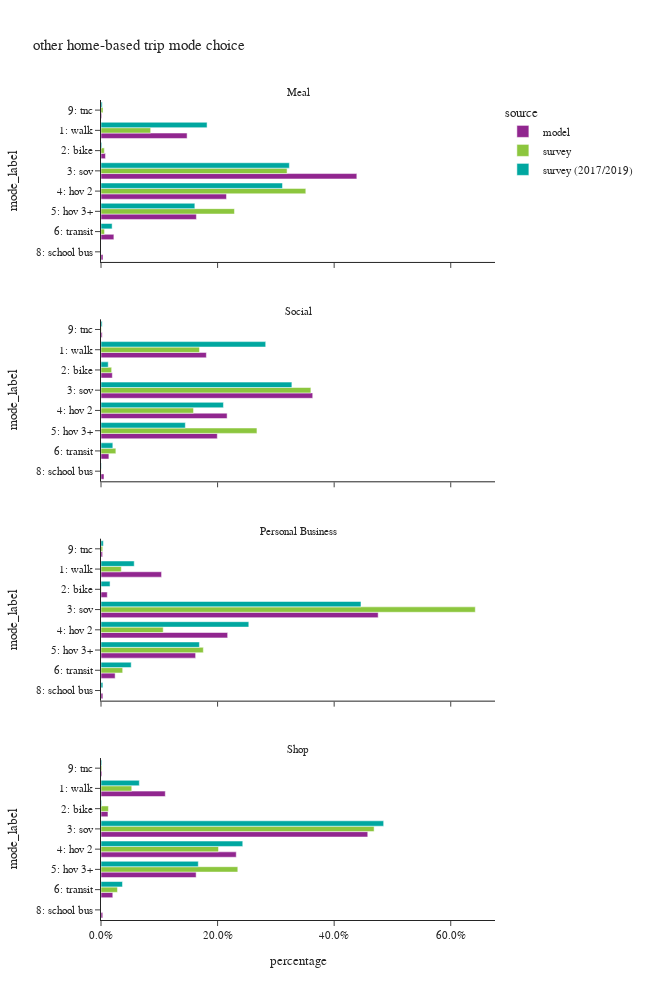

Notebook cell for this chart:
### Code cell
df_plot = hb_trip.groupby(['source','dpurp_label','mode_label'])['trexpfac'].sum().reset_index()
df_plot['percentage'] = df_plot.groupby(['source','dpurp_label'], group_keys=False)['trexpfac']. \
    apply(lambda x: x / float(x.sum()))

df_plot_ct = hb_trip.groupby(['source','dpurp_label','mode_label'])['trexpfac'].count().reset_index(). \
    rename(columns={'trexpfac':'sample count'})
df_plot = df_plot.merge(df_plot_ct, on=['source','dpurp_label','mode_label'])

fig = px.bar(df_plot.sort_values(['mode_label']),
             x="percentage", y="mode_label", color="source",barmode="group",
             facet_col='dpurp_label', facet_col_wrap=1, orientation='h',
             hover_data=['sample count'],
             category_orders={"mode_label":["1: walk","2: bike","3: sov","4: hov 2","5: hov 3+","6: transit",
                                               "8: school bus","9: other–survey only"]},
             title="other home-based trip mode choice")
fig.update_layout(height=1000, width=650)
fig.for_each_annotation(lambda a: a.update(text = a.text.split("=")[-1]))
fig.for_each_xaxis(lambda a: a.update(tickformat = ".1%"))
fig.show()

### Figure 1 — Plotly figure (JSON) as saved in the notebook; plotly's stock layout.template omitted (floating-point values rounded to 4 significant figures)
{"data": [{"alignmentgroup": "True", "customdata": [[1778], [92], [5283], [2591], [1970], [266], [42], [15]], "hovertemplate": "source=model<br>dpurp_label=Meal<br>percentage=%{x}<br>mode_label=%{y}<br>sample count=%{customdata[0]}<extra></extra>", "legendgroup": "model", "marker": {"color": "#91268F", "pattern": {"shape": ""}}, "name": "model", "offsetgroup": "model", "orientation": "h", "showlegend": true, "textposition": "auto", "type": "bar", "x": [0.1477, 0.007643, 0.4389, 0.2153, 0.1637, 0.0221, 0.003489, 0.001246], "xaxis": "x4", "y": ["1: walk", "2: bike", "3: sov", "4: hov 2", "5: hov 3+", "6: transit", "8: school bus", "9: tnc"], "yaxis": "y4"}, {"alignmentgroup": "True", "customdata": [[4035], [434], [8108], [4829], [4453], [302], [115], [45]], "hovertemplate": "source=model<br>dpurp_label=Social<br>percentage=%{x}<br>mode_label=%{y}<br>sample count=%{customdata[0]}<extra></extra>", "legendgroup": "model", "marker": {"color": "#91268F", "pattern": {"shape": ""}}, "name": "model", "offsetgroup": "model", "orientation": "h", "showlegend": false, "textposition": "auto", "type": "bar", "x": [0.1808, 0.01944, 0.3632, 0.2163, 0.1995, 0.01353, 0.005152, 0.002016], "xaxis": "x3", "y": ["1: walk", "2: bike", "3: sov", "4: hov 2", "5: hov 3+", "6: transit", "8: school bus", "9: tnc"], "yaxis": "y3"}, {"alignmentgroup": "True", "customdata": [[870], [90], [3981], [1819], [1359], [203], [27], [23]], "hovertemplate": "source=model<br>dpurp_label=Personal Business<br>percentage=%{x}<br>mode_label=%{y}<br>sample count=%{customdata[0]}<extra></extra>", "legendgroup": "model", "marker": {"color": "#91268F", "pattern": {"shape": ""}}, "name": "model", "offsetgroup": "model", "orientation": "h", "showlegend": false, "textposition": "auto", "type": "bar", "x": [0.1039, 0.01075, 0.4755, 0.2173, 0.1623, 0.02425, 0.003225, 0.002747], "xaxis": "x2", "y": ["1: walk", "2: bike", "3: sov", "4: hov 2", "5: hov 3+", "6: transit", "8: school bus", "9: tnc"], "yaxis": "y2"}, {"alignmentgroup": "True", "customdata": [[1964], [213], [8148], [4131], [2906], [360], [54], [28]], "hovertemplate": "source=model<br>dpurp_label=Shop<br>percentage=%{x}<br>mode_label=%{y}<br>sample count=%{customdata[0]}<extra></extra>", "legendgroup": "model", "marker": {"color": "#91268F", "pattern": {"shape": ""}}, "name": "model", "offsetgroup": "model", "orientation": "h", "showlegend": false, "textposition": "auto", "type": "bar", "x": [0.1103, 0.01196, 0.4576, 0.232, 0.1632, 0.02022, 0.003033, 0.001573], "xaxis": "x", "y": ["1: walk", "2: bike", "3: sov", "4: hov 2", "5: hov 3+", "6: transit", "8: school bus", "9: tnc"], "yaxis": "y"}, {"alignmentgroup": "True", "customdata": [[309], [24], [366], [259], [155], [39], [1], [4]], "hovertemplate": "source=survey<br>dpurp_label=Meal<br>percentage=%{x}<br>mode_label=%{y}<br>sample count=%{customdata[0]}<extra></extra>", "legendgroup": "survey", "marker": {"color": "#8CC63E", "pattern": {"shape": ""}}, "name": "survey", "offsetgroup": "survey", "orientation": "h", "showlegend": true, "textposition": "auto", "type": "bar", "x": [0.08523, 0.005739, 0.3192, 0.3514, 0.229, 0.006036, 2.069e-05, 0.003439], "xaxis": "x4", "y": ["1: walk", "2: bike", "3: sov", "4: hov 2", "5: hov 3+", "6: transit", "8: school bus", "9: tnc"], "yaxis": "y4"}, {"alignmentgroup": "True", "customdata": [[839], [128], [963], [527], [377], [82], [4], [8]], "hovertemplate": "source=survey<br>dpurp_label=Social<br>percentage=%{x}<br>mode_label=%{y}<br>sample count=%{customdata[0]}<extra></extra>", "legendgroup": "survey", "marker": {"color": "#8CC63E", "pattern": {"shape": ""}}, "name": "survey", "offsetgroup": "survey", "orientation": "h", "showlegend": false, "textposition": "auto", "type": "bar", "x": [0.169, 0.01827, 0.3601, 0.1587, 0.2676, 0.0255, 0.0002345, 0.0006471], "xaxis": "x3", "y": ["1: walk", "2: bike", "3: sov", "4: hov 2", "5: hov 3+", "6: transit", "8: school bus", "9: tnc"], "yaxis": "y3"}, {"alignmentgroup": "True", "customdata": [[73], [8], [580], [194], [77], [68], [5]], "hovertemplate": "source=survey<br>dpurp_label=Personal Business<br>percentage=%{x}<br>mode_label=%{y}<br>sample count=%{customdata[0]}<extra></extra>", "legendgroup": "survey", "marker": {"color": "#8CC63E", "pattern": {"shape": ""}}, "name": "survey", "offsetgroup": "survey", "orientation": "h", "showlegend": false, "textposition": "auto", "type": "bar", "x": [0.03484, 0.000603, 0.6421, 0.1067, 0.1756, 0.03719, 0.002941], "xaxis": "x2", "y": ["1: walk", "2: bike", "3: sov", "4: hov 2", "5: hov 3+", "6: transit", "9: tnc"], "yaxis": "y2"}, {"alignmentgroup": "True", "customdata": [[338], [39], [975], [467], [181], [83], [2]], "hovertemplate": "source=survey<br>dpurp_label=Shop<br>percentage=%{x}<br>mode_label=%{y}<br>sample count=%{customdata[0]}<extra></extra>", "legendgroup": "survey", "marker": {"color": "#8CC63E", "pattern": {"shape": ""}}, "name": "survey", "offsetgroup": "survey", "orientation": "h", "showlegend": false, "textposition": "auto", "type": "bar", "x": [0.05276, 0.01274, 0.4685, 0.2016, 0.2347, 0.02824, 0.001435], "xaxis": "x", "y": ["1: walk", "2: bike", "3: sov", "4: hov 2", "5: hov 3+", "6: transit", "9: tnc"], "yaxis": "y"}, {"alignmentgroup": "True", "customdata": [[1034], [22], [562], [517], [270], [121], [24]], "hovertemplate": "source=survey (2017/2019)<br>dpurp_label=Meal<br>percentage=%{x}<br>mode_label=%{y}<br>sample count=%{customdata[0]}<extra></extra>", "legendgroup": "survey (2017/2019)", "marker": {"color": "#00A7A0", "pattern": {"shape": ""}}, "name": "survey (2017/2019)", "offsetgroup": "survey (2017/2019)", "orientation": "h", "showlegend": true, "textposition": "auto", "type": "bar", "x": [0.182, 0.001356, 0.3231, 0.3114, 0.161, 0.0191, 0.002069], "xaxis": "x4", "y": ["1: walk", "2: bike", "3: sov", "4: hov 2", "5: hov 3+", "6: transit", "9: tnc"], "yaxis": "y4"}, {"alignmentgroup": "True", "customdata": [[1703], [127], [1126], [681], [447], [287], [6], [29]], "hovertemplate": "source=survey (2017/2019)<br>dpurp_label=Social<br>percentage=%{x}<br>mode_label=%{y}<br>sample count=%{customdata[0]}<extra></extra>", "legendgroup": "survey (2017/2019)", "marker": {"color": "#00A7A0", "pattern": {"shape": ""}}, "name": "survey (2017/2019)", "offsetgroup": "survey (2017/2019)", "orientation": "h", "showlegend": false, "textposition": "auto", "type": "bar", "x": [0.2826, 0.01239, 0.3275, 0.2101, 0.1447, 0.0203, 0.0005894, 0.00197], "xaxis": "x3", "y": ["1: walk", "2: bike", "3: sov", "4: hov 2", "5: hov 3+", "6: transit", "8: school bus", "9: tnc"], "yaxis": "y3"}, {"alignmentgroup": "True", "customdata": [[583], [42], [1485], [743], [358], [330], [12], [20]], "hovertemplate": "source=survey (2017/2019)<br>dpurp_label=Personal Business<br>percentage=%{x}<br>mode_label=%{y}<br>sample count=%{customdata[0]}<extra></extra>", "legendgroup": "survey (2017/2019)", "marker": {"color": "#00A7A0", "pattern": {"shape": ""}}, "name": "survey (2017/2019)", "offsetgroup": "survey (2017/2019)", "orientation": "h", "showlegend": false, "textposition": "auto", "type": "bar", "x": [0.05699, 0.01555, 0.446, 0.2536, 0.1688, 0.05182, 0.003228, 0.004009], "xaxis": "x2", "y": ["1: walk", "2: bike", "3: sov", "4: hov 2", "5: hov 3+", "6: transit", "8: school bus", "9: tnc"], "yaxis": "y2"}, {"alignmentgroup": "True", "customdata": [[854], [43], [1768], [913], [374], [306], [5]], "hovertemplate": "source=survey (2017/2019)<br>dpurp_label=Shop<br>percentage=%{x}<br>mode_label=%{y}<br>sample count=%{customdata[0]}<extra></extra>", "legendgroup": "survey (2017/2019)", "marker": {"color": "#00A7A0", "pattern": {"shape": ""}}, "name": "survey (2017/2019)", "offsetgroup": "survey (2017/2019)", "orientation": "h", "showlegend": false, "textposition": "auto", "type": "bar", "x": [0.06575, 0.001021, 0.4849, 0.2432, 0.1669, 0.03685, 0.001336], "xaxis": "x", "y": ["1: walk", "2: bike", "3: sov", "4: hov 2", "5: hov 3+", "6: transit", "9: tnc"], "yaxis": "y"}], "layout": {"annotations": [{"font": {}, "showarrow": false, "text": "Shop", "x": 0.5, "xanchor": "center", "xref": "paper", "y": 0.1975, "yanchor": "bottom", "yref": "paper"}, {"font": {}, "showarrow": false, "text": "Personal Business", "x": 0.5, "xanchor": "center", "xref": "paper", "y": 0.465, "yanchor": "bottom", "yref": "paper"}, {"font": {}, "showarrow": false, "text": "Social", "x": 0.5, "xanchor": "center", "xref": "paper", "y": 0.7325, "yanchor": "bottom", "yref": "paper"}, {"font": {}, "showarrow": false, "text": "Meal", "x": 0.5, "xanchor": "center", "xref": "paper", "y": 1, "yanchor": "bottom", "yref": "paper"}], "barmode": "group", "height": 1000, "legend": {"title": {"text": "source"}, "tracegroupgap": 0}, "title": {"text": "other home-based trip mode choice"}, "width": 650, "xaxis": {"anchor": "y", "domain": [0, 1], "tickformat": ".1%", "title": {"text": "percentage"}}, "xaxis2": {"anchor": "y2", "domain": [0, 1], "matches": "x", "showticklabels": false, "tickformat": ".1%"}, "xaxis3": {"anchor": "y3", "domain": [0, 1], "matches": "x", "showticklabels": false, "tickformat": ".1%"}, "xaxis4": {"anchor": "y4", "domain": [0, 1], "matches": "x", "showticklabels": false, "tickformat": ".1%"}, "yaxis": {"anchor": "x", "categoryarray": ["9: other–survey only", "8: school bus", "6: transit", "5: hov 3+", "4: hov 2", "3: sov", "2: bike", "1: walk"], "categoryorder": "array", "domain": [0, 0.1975], "title": {"text": "mode_label"}}, "yaxis2": {"anchor": "x2", "categoryarray": ["9: other–survey only", "8: school bus", "6: transit", "5: hov 3+", "4: hov 2", "3: sov", "2: bike", "1: walk"], "categoryorder": "array", "domain": [0.2675, 0.465], "matches": "y", "title": {"text": "mode_label"}}, "yaxis3": {"anchor": "x3", "categoryarray": ["9: other–survey only", "8: school bus", "6: transit", "5: hov 3+", "4: hov 2", "3: sov", "2: bike", "1: walk"], "categoryorder": "array", "domain": [0.535, 0.7325], "matches": "y", "title": {"text": "mode_label"}}, "yaxis4": {"anchor": "x4", "categoryarray": ["9: other–survey only", "8: school bus", "6: transit", "5: hov 3+", "4: hov 2", "3: sov", "2: bike", "1: walk"], "categoryorder": "array", "domain": [0.8025, 1], "matches": "y", "title": {"text": "mode_label"}}}}
